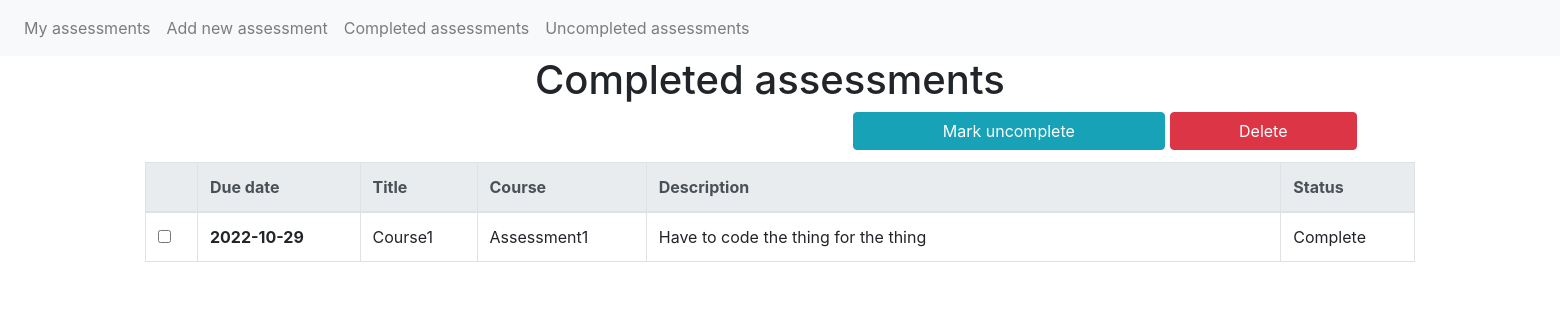
Page /complete on the earlier database version.
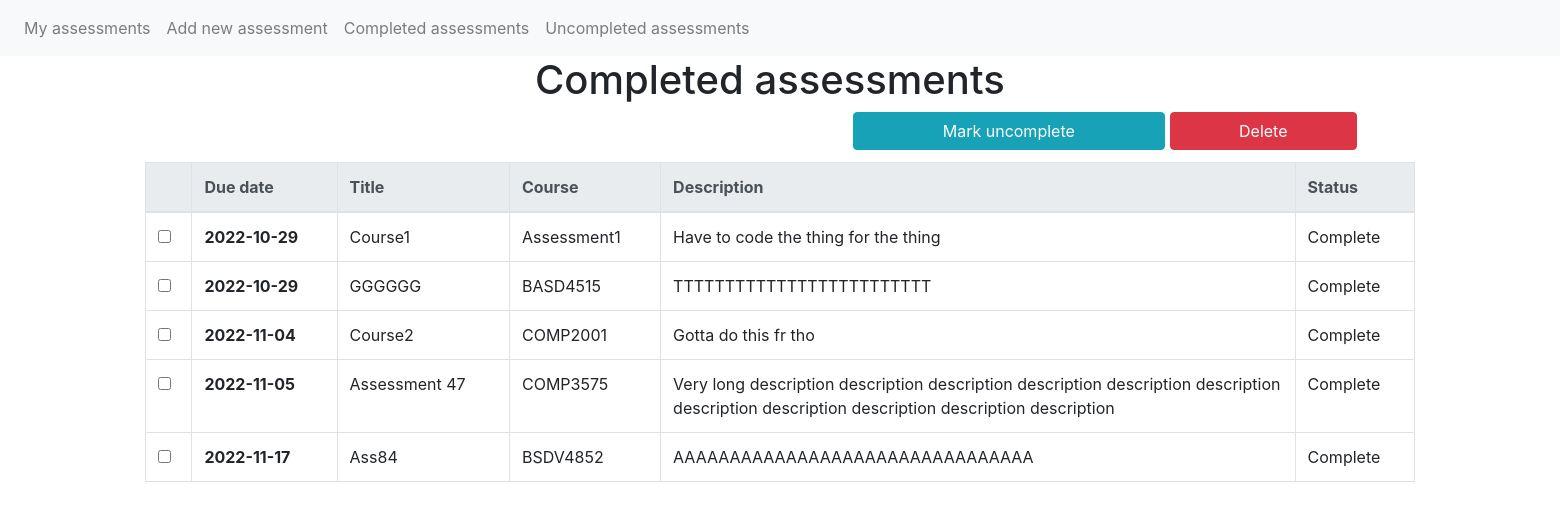
Same page on the later database version.
### app/models.py (models this page shows)
class Assessment(db.Model):
    id = db.Column(db.Integer, primary_key=True)
    title = db.Column(db.String(50))
    code = db.Column(db.String(20))
    deadline = db.Column(db.Date)
    description = db.Column(db.String(1000))
    complete = db.Column(db.Boolean)

### app/views.py (the view)
@app.route('/complete', methods=['GET', 'POST'])
def complete():
    return base('complete', collect_assessments(incomplete=False))

### app/views.py (called while the page is built)
def button_pressed(button):
    return button in request.form

def base(page, assessments):
    if button_pressed(f'{page}_button'):
        modify_selected(request.form[f'{page}_button']) # Button value corresponds to function name
        return redirect(url_for(page))
    return render_template(f'{page}.html', assessments=assessments)

def collect_assessments(complete=True, incomplete=True):
    return sorted([ass for ass in Assessment.query.all()
                   if ass.complete == complete
                   or ass.complete != incomplete], key=lambda x: x.deadline)

### app/templates/complete.html
{% extends "table.html" %}
{% block title %}
<h1>Completed assessments</h1>
{% endblock %}
{% block buttons %}
<button type="submit" name="complete_button" value="mark_uncomplete" class="btn btn-info offset-3 col-5">Mark
    uncomplete</button>
<button type="submit" name="complete_button" value="delete" class="btn btn-danger col-3">Delete</button>
{% endblock %}

### app/templates/table.html (shortened to what this page needs)
{% extends "base.html" %}
{% block content %}
<div class="container-fluid">
    <div class="row">
        <div class="col-12 offset-lg-4 offset-md-3">
            {% block title %}{% endblock %}
        </div>
    </div>
    <body>
        <form action="" method="post">
            <div class="row">
                <div class="col-lg-6 col-md-8 col-sm-12 offset-lg-5 offset-md-3 offset-sm-0" style="height: 50px">
                    {% block buttons %}{% endblock %}
                </div>
            </div>
            <div class="row">
                <div class="col-lg-10 col-md-12 col-sm-12 col-xs-12 offset-lg-1">
                    <table class="table table-hover table-bordered">
                        <thead class="thead-light">
                            {% if assessments|length == 0 %}
                            <tr>
                                <th scope="col">No assessments</th>
                            </tr>
                            {% else %}
                            <tr>
                                <th scope="col"></th>
                                <th scope="col">Due date</th>
                                <th scope="col">Title</th>
                                <th scope="col">Course</th>
                                <th class="col-lg-6 col-md-4 col-sm-2 col-xs-1">Description</th>
                                <th scope="col">Status</th>
                            </tr>
                            {% endif %}
                        </thead>
                        <tbody>
                            {% for ass in assessments %}
                            <tr>
                                <td><input type="checkbox" name="assessment_id" , value="{{ ass.id }}"></td>
                                <th scope=" row">{{ ass.deadline }}</th>
                                <td>{{ ass.title }}</td>
                                <td>{{ ass.code }}</td>
                                <td>{{ ass.description }}</td>
                                <td>
                                    {% if ass.complete %}
                                    Complete
                                    {% else %}
                                    Uncomplete
                                    {% endif %}
                                </td>
                            </tr>
                            {% endfor %}
                        </tbody>
                    </table>
                </div>
        </form>
    </body>
</div>
{% endblock %}

Differences in the rows shown:
now on this page (row edited): Assessment: deadline "2022-10-29", title "GGGGGG", code "BASD4515", description "TTTTTTTTTTTTTTTTTTTTTTTTT", complete "Complete"
now on this page (row edited): Assessment: deadline "2022-11-04", title "Course2", code "COMP2001", description "Gotta do this fr tho", complete "Complete"
now on this page (row edited): Assessment: deadline "2022-11-05", title "Assessment 47", code "COMP3575", description "Very long description description description description description description description description description description description", complete "Complete"
now on this page (row edited): Assessment: deadline "2022-11-17", title "Ass84", code "BSDV4852", description "AAAAAAAAAAAAAAAAAAAAAAAAAAAAAAAA", complete "Complete"
